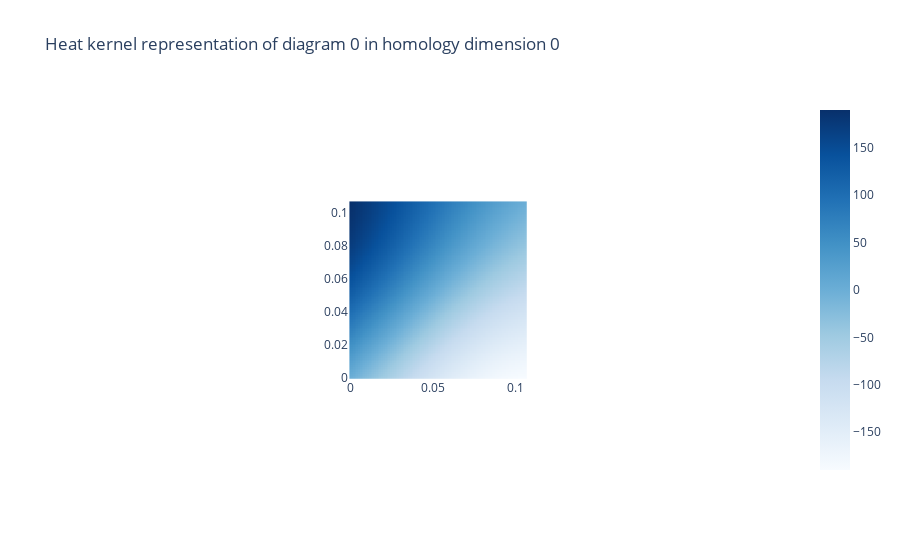

This figure's notebook cell:
### Code cell
from gtda.diagrams import HeatKernel
HK = HeatKernel(sigma=0.1, n_bins=100, n_jobs=-1)
X_hk = HK.fit_transform_plot(X_vr)
